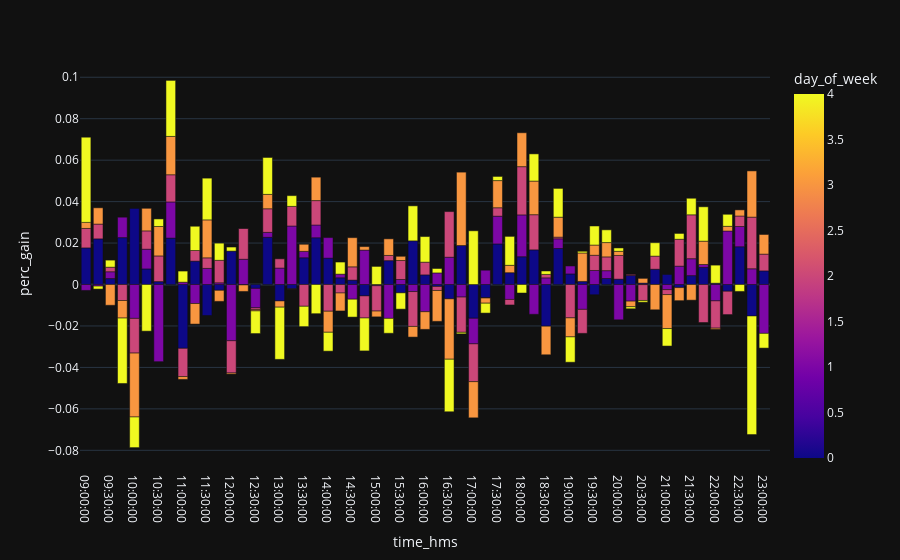

Notebook source saved alongside this figure:
### Code cell
fig = px.bar(ohlc_df_by_hour_day, x='time_hms', y='perc_gain', color='day_of_week')
fig

### Figure 1 — Plotly figure (JSON) as saved in the notebook; plotly's stock layout.template omitted (floating-point values rounded to 4 significant figures; data arrays with more than 128 entries replaced by an {"elided": "..."} marker saying what was removed)
{"data": [{"alignmentgroup": "True", "hovertemplate": "time_hms=%{x}<br>perc_gain=%{y}<br>day_of_week=%{marker.color}<extra></extra>", "legendgroup": "", "marker": {"color": {"elided": "285 int values"}, "coloraxis": "coloraxis", "pattern": {"shape": ""}}, "name": "", "offsetgroup": "", "orientation": "v", "showlegend": false, "textposition": "auto", "x": {"elided": "285 str values"}, "xaxis": "x", "y": {"elided": "285 float values"}, "yaxis": "y", "type": "bar"}], "layout": {"xaxis": {"anchor": "y", "domain": [0.0, 1.0], "title": {"text": "time_hms"}}, "yaxis": {"anchor": "x", "domain": [0.0, 1.0], "title": {"text": "perc_gain"}}, "coloraxis": {"colorbar": {"title": {"text": "day_of_week"}}, "colorscale": [[0.0, "#0d0887"], [0.1111, "#46039f"], [0.2222, "#7201a8"], [0.3333, "#9c179e"], [0.4444, "#bd3786"], [0.5556, "#d8576b"], [0.6667, "#ed7953"], [0.7778, "#fb9f3a"], [0.8889, "#fdca26"], [1.0, "#f0f921"]]}, "legend": {"tracegroupgap": 0}, "margin": {"t": 60}, "barmode": "relative"}}
